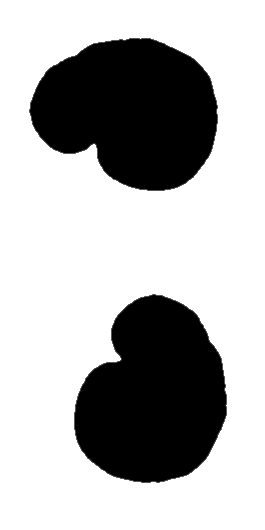
#> input picture tools/2d_feature_extraction/test-data/input.tiff, 265 x 530 px
$ python color_deconvolution.py ../2d_feature_extraction/test-data/input.tiff out.png hed2rgb
#> lines starting #> are read from the running program, lines starting #| are printed output that depends on the picture
import argparse
import sys
import warnings

import numpy as np
import skimage.color
import skimage.io
import skimage.util
from sklearn.decomposition import FactorAnalysis, FastICA, NMF, PCA

convOptions = {
    'hed2rgb': lambda img_raw: skimage.color.hed2rgb(img_raw),
    'hsv2rgb': lambda img_raw: skimage.color.hsv2rgb(img_raw),
    'lab2lch': lambda img_raw: skimage.color.lab2lch(img_raw),
    'lab2rgb': lambda img_raw: skimage.color.lab2rgb(img_raw),
    'lab2xyz': lambda img_raw: skimage.color.lab2xyz(img_raw),
    'lch2lab': lambda img_raw: skimage.color.lch2lab(img_raw),
    'luv2rgb': lambda img_raw: skimage.color.luv2rgb(img_raw),
    'luv2xyz': lambda img_raw: skimage.color.luv2xyz(img_raw),
    'rgb2hed': lambda img_raw: skimage.color.rgb2hed(img_raw),
    'rgb2hsv': lambda img_raw: skimage.color.rgb2hsv(img_raw),
    'rgb2lab': lambda img_raw: skimage.color.rgb2lab(img_raw),
    'rgb2luv': lambda img_raw: skimage.color.rgb2luv(img_raw),
    'rgb2rgbcie': lambda img_raw: skimage.color.rgb2rgbcie(img_raw),
    'rgb2xyz': lambda img_raw: skimage.color.rgb2xyz(img_raw),
    'rgbcie2rgb': lambda img_raw: skimage.color.rgbcie2rgb(img_raw),
    'xyz2lab': lambda img_raw: skimage.color.xyz2lab(img_raw),
    'xyz2luv': lambda img_raw: skimage.color.xyz2luv(img_raw),
    'xyz2rgb': lambda img_raw: skimage.color.xyz2rgb(img_raw),

    'rgb_from_hed': lambda img_raw: skimage.color.combine_stains(img_raw, skimage.color.rgb_from_hed),
    'rgb_from_hdx': lambda img_raw: skimage.color.combine_stains(img_raw, skimage.color.rgb_from_hdx),
    'rgb_from_fgx': lambda img_raw: skimage.color.combine_stains(img_raw, skimage.color.rgb_from_fgx),
    'rgb_from_bex': lambda img_raw: skimage.color.combine_stains(img_raw, skimage.color.rgb_from_bex),
    'rgb_from_rbd': lambda img_raw: skimage.color.combine_stains(img_raw, skimage.color.rgb_from_rbd),
    'rgb_from_gdx': lambda img_raw: skimage.color.combine_stains(img_raw, skimage.color.rgb_from_gdx),
    'rgb_from_hax': lambda img_raw: skimage.color.combine_stains(img_raw, skimage.color.rgb_from_hax),
    'rgb_from_bro': lambda img_raw: skimage.color.combine_stains(img_raw, skimage.color.rgb_from_bro),
    'rgb_from_bpx': lambda img_raw: skimage.color.combine_stains(img_raw, skimage.color.rgb_from_bpx),
    'rgb_from_ahx': lambda img_raw: skimage.color.combine_stains(img_raw, skimage.color.rgb_from_ahx),
    'rgb_from_hpx': lambda img_raw: skimage.color.combine_stains(img_raw, skimage.color.rgb_from_hpx),

    'hed_from_rgb': lambda img_raw: skimage.color.separate_stains(img_raw, skimage.color.hed_from_rgb),
    'hdx_from_rgb': lambda img_raw: skimage.color.separate_stains(img_raw, skimage.color.hdx_from_rgb),
    'fgx_from_rgb': lambda img_raw: skimage.color.separate_stains(img_raw, skimage.color.fgx_from_rgb),
    'bex_from_rgb': lambda img_raw: skimage.color.separate_stains(img_raw, skimage.color.bex_from_rgb),
    'rbd_from_rgb': lambda img_raw: skimage.color.separate_stains(img_raw, skimage.color.rbd_from_rgb),
    'gdx_from_rgb': lambda img_raw: skimage.color.separate_stains(img_raw, skimage.color.gdx_from_rgb),
    'hax_from_rgb': lambda img_raw: skimage.color.separate_stains(img_raw, skimage.color.hax_from_rgb),
    'bro_from_rgb': lambda img_raw: skimage.color.separate_stains(img_raw, skimage.color.bro_from_rgb),
    'bpx_from_rgb': lambda img_raw: skimage.color.separate_stains(img_raw, skimage.color.bpx_from_rgb),
    'ahx_from_rgb': lambda img_raw: skimage.color.separate_stains(img_raw, skimage.color.ahx_from_rgb),
    'hpx_from_rgb': lambda img_raw: skimage.color.separate_stains(img_raw, skimage.color.hpx_from_rgb),

    'pca': lambda img_raw: np.reshape(PCA(n_components=3).fit_transform(np.reshape(img_raw, [-1, img_raw.shape[2]])),
                                      [img_raw.shape[0], img_raw.shape[1], -1]),
    'nmf': lambda img_raw: np.reshape(NMF(n_components=3, init='nndsvda').fit_transform(np.reshape(img_raw, [-1, img_raw.shape[2]])),
                                      [img_raw.shape[0], img_raw.shape[1], -1]),
    'ica': lambda img_raw: np.reshape(FastICA(n_components=3).fit_transform(np.reshape(img_raw, [-1, img_raw.shape[2]])),
                                      [img_raw.shape[0], img_raw.shape[1], -1]),
    'fa': lambda img_raw: np.reshape(FactorAnalysis(n_components=3).fit_transform(np.reshape(img_raw, [-1, img_raw.shape[2]])),
                                     [img_raw.shape[0], img_raw.shape[1], -1])
}

parser = argparse.ArgumentParser()
parser.add_argument('input_file', type=argparse.FileType('r'), default=sys.stdin, help='input file')
parser.add_argument('out_file', type=argparse.FileType('w'), default=sys.stdin, help='out file (TIFF)')
parser.add_argument('conv_type', choices=convOptions.keys(), help='conversion type')
args = parser.parse_args()

img_in = skimage.io.imread(args.input_file.name)[:, :, 0:3]
#> img_in: shape (530, 265, 3) uint16; min 0, max 65535, mean 45845.3
res = convOptions[args.conv_type](img_in)
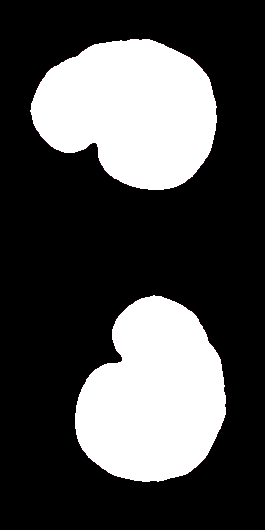
#> res: shape (530, 265, 3) float64; mean R, G, B 0.294, 0.293, 0.294
res[res < -1] = -1
res[res > +1] = +1

with warnings.catch_warnings():
    warnings.simplefilter('ignore')
    res = skimage.util.img_as_uint(res)  # Attention: precision loss
    skimage.io.imsave(args.out_file.name, res, plugin='tifffile')
